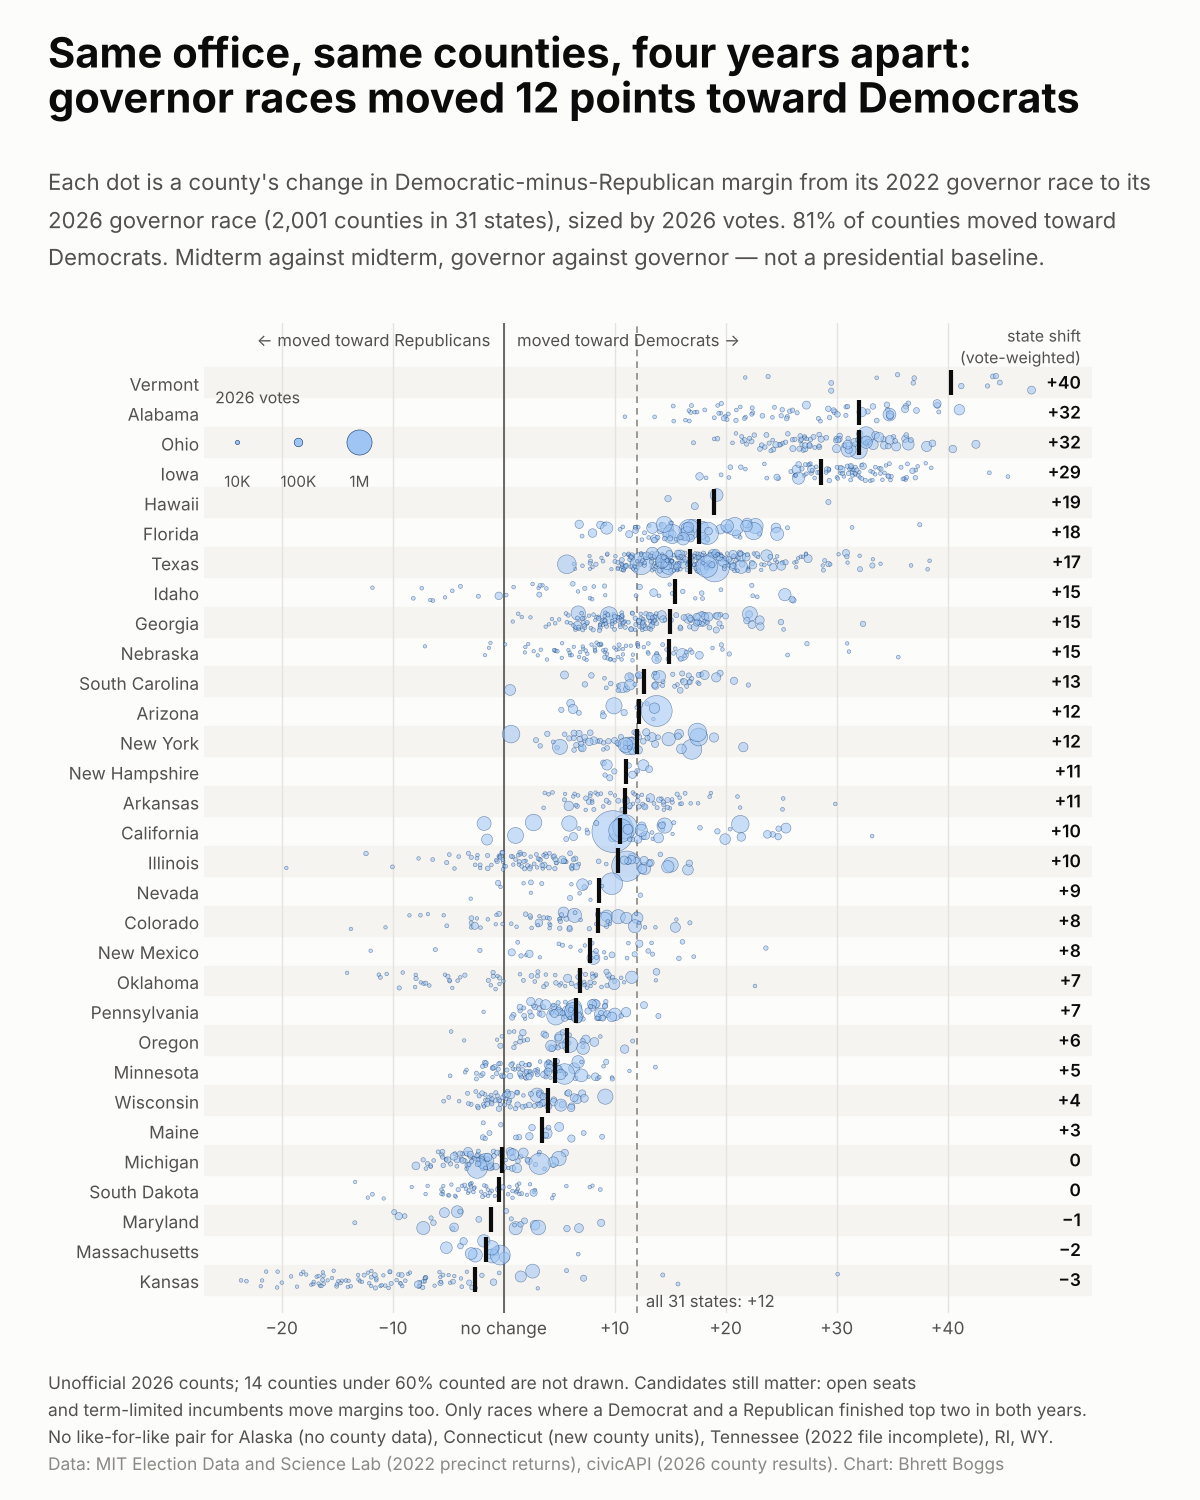

Reproduce this figure in Python.
"""Same office, same counties, four years apart: every county's 2022 -> 2026 governor-race swing.

Reads  data/clean/county_shift_2022_2026.csv   (2022 MEDSL county returns joined to 2026 civicAPI returns)
Writes viz/gov_swing_2022_2026/gov_swing_2022_2026.png

One row per state with a governor race in both 2022 and 2026; one dot per county (area = 2026 votes),
x = change in the Democratic-minus-Republican margin. The bar is the state's vote-weighted shift.
This is the like-for-like comparison the presidential-baseline charts can't give: midterm vs midterm,
governor vs governor.
"""
import sys
from pathlib import Path

import matplotlib.pyplot as plt
import numpy as np
import pandas as pd

sys.path.insert(0, str(Path(__file__).resolve().parents[1]))
from style import ACCENT, CLEAN, FIGSIZE, GRID, INK, INK_2, MUTED, SURFACE, footer, setup, titles  # noqa: E402

HERE = Path(__file__).resolve().parent
MIN_REPORTING = 60  # counties below this are left undrawn (a 24%-counted county showed a fake +64)
NAMES = {"AL": "Alabama", "AZ": "Arizona", "AR": "Arkansas", "CA": "California", "CO": "Colorado", "FL": "Florida",
         "GA": "Georgia", "HI": "Hawaii", "ID": "Idaho", "IL": "Illinois", "IA": "Iowa", "KS": "Kansas", "ME": "Maine",
         "MD": "Maryland", "MA": "Massachusetts", "MI": "Michigan", "MN": "Minnesota", "NE": "Nebraska", "NV": "Nevada",
         "NH": "New Hampshire", "NM": "New Mexico", "NY": "New York", "OH": "Ohio", "OK": "Oklahoma", "OR": "Oregon",
         "PA": "Pennsylvania", "SC": "South Carolina", "SD": "South Dakota", "TX": "Texas", "VT": "Vermont",
         "WI": "Wisconsin"}


def main() -> None:
    setup()
    m = pd.read_csv(CLEAN / "county_shift_2022_2026.csv", dtype={"county_fips": str})
    g = m[m.office == "GOV"].copy()
    g["sh"] = g.shift_2022_2026 * 100
    n_all = len(g)
    drawn = g[g.pct_reporting_2026 >= MIN_REPORTING].copy()
    state = (drawn.groupby("state").apply(lambda d: (d.sh * d.votes_2026).sum() / d.votes_2026.sum(), include_groups=False)
             .sort_values())
    national = (drawn.sh * drawn.votes_2026).sum() / drawn.votes_2026.sum()
    share_up = (drawn.sh > 0).mean()

    fig = plt.figure(figsize=FIGSIZE, dpi=100)
    ax = fig.add_axes([0.17, 0.125, 0.74, 0.66])
    order = {s: i for i, s in enumerate(state.index)}
    rng = np.random.default_rng(7)
    drawn["y"] = drawn.state.map(order) + rng.uniform(-0.3, 0.3, len(drawn))
    size = drawn.votes_2026 / drawn.votes_2026.max() * 900 + 6
    for i in range(0, len(state), 2):
        ax.axhspan(i - 0.5, i + 0.5, color="#f5f4f1", zorder=0)
    ax.axvline(0, color=INK_2, lw=1.2, zorder=2)
    ax.axvline(national, color=MUTED, lw=1.2, ls=(0, (4, 3)), zorder=2)
    ax.scatter(drawn.sh, drawn.y, s=size, color="#9ec5f4", ec=ACCENT, lw=0.4, alpha=0.55, zorder=3)
    for s, v in state.items():
        ax.plot([v, v], [order[s] - 0.42, order[s] + 0.42], color=INK, lw=3, zorder=5, solid_capstyle="butt")
        label = "0" if round(v) == 0 else f"{v:+.0f}".replace("-", "−")
        ax.text(52, order[s], label, va="center", ha="right", fontsize=12.5, color=INK, weight="semibold")
    ax.set_yticks(range(len(state)))
    ax.set_yticklabels([NAMES.get(s, s) for s in state.index], fontsize=12.5)
    ax.set_ylim(-1.1, len(state) + 1.0)
    ax.set_xlim(-27, 53)
    ax.set_xticks([-20, -10, 0, 10, 20, 30, 40])
    ax.xaxis.set_major_formatter(plt.FuncFormatter(
        lambda v, _: "no change" if v == 0 else f"{v:+.0f}".replace("-", "−")))
    ax.grid(axis="x", color=GRID, lw=1)
    ax.set_axisbelow(True)
    for sp in ax.spines.values():
        sp.set_visible(False)
    ax.tick_params(length=0, labelsize=12.5)
    ax.text(52, len(state) + 0.95, "state shift\n(vote-weighted)", ha="right", va="top", fontsize=11.5, color=INK_2,
            linespacing=1.2)
    ax.text(national + 0.8, -1.05, f"all {len(state)} states: {national:+.0f}", fontsize=12, color=INK_2, va="bottom")
    ax.text(-1.2, len(state) + 0.75, "← moved toward Republicans", fontsize=12, color=INK_2, va="top", ha="right")
    ax.text(1.2, len(state) + 0.75, "moved toward Democrats →", fontsize=12, color=INK_2, va="top", ha="left")

    # Size key, in the empty top-left corner (the top rows have no county left of zero).
    ky = len(state) - 3
    for i, v in enumerate((10_000, 100_000, 1_000_000)):
        xk = -24 + i * 5.5
        ax.scatter([xk], [ky], s=v / drawn.votes_2026.max() * 900 + 6, color="#9ec5f4", ec=ACCENT, lw=0.4)
        ax.text(xk, ky - 1.0, f"{v // 1000:,}K" if v < 1e6 else "1M", ha="center", va="top", fontsize=11, color=INK_2)
    ax.text(-26, ky + 1.3, "2026 votes", fontsize=11.5, color=INK_2, ha="left")

    titles(fig, "Same office, same counties, four years apart:",
           f"governor races moved {national:.0f} points toward Democrats",
           f"Each dot is a county's change in Democratic-minus-Republican margin from its 2022 governor race to its\n"
           f"2026 governor race ({len(drawn):,} counties in {len(state)} states), sized by 2026 votes. {share_up:.0%} of counties "
           f"moved toward\nDemocrats. Midterm against midterm, governor against governor — not a presidential baseline.")
    footer(fig, [
        f"Unofficial 2026 counts; {n_all - len(drawn)} counties under {MIN_REPORTING}% counted are not drawn. Candidates still matter: open seats",
        "and term-limited incumbents move margins too. Only races where a Democrat and a Republican finished top two in both years.",
        "No like-for-like pair for Alaska (no county data), Connecticut (new county units), Tennessee (2022 file incomplete), RI, WY.",
    ], "MIT Election Data and Science Lab (2022 precinct returns), civicAPI (2026 county results)")

    out = HERE / "gov_swing_2022_2026.png"
    fig.savefig(out, facecolor=SURFACE)
    print(f"wrote {out}  national {national:.2f}, share up {share_up:.3f}, drawn {len(drawn)} of {n_all}")


if __name__ == "__main__":
    main()
